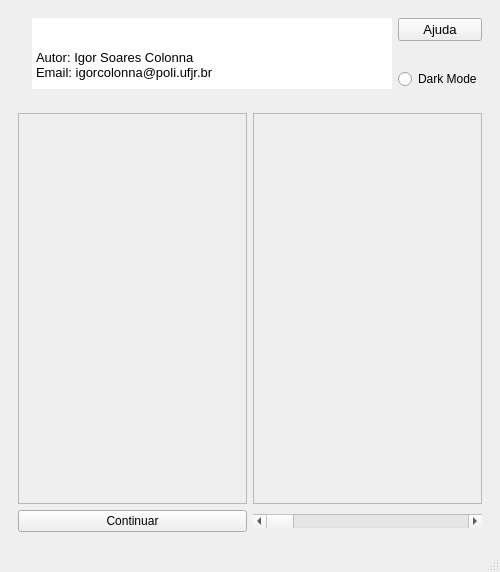
<?xml version="1.0" encoding="UTF-8"?>
<ui version="4.0">
 <author>Igor Soares Colonna</author>
 <class>MainWindow</class>
 <widget class="QMainWindow" name="MainWindow">
  <property name="geometry">
   <rect>
    <x>0</x>
    <y>0</y>
    <width>500</width>
    <height>570</height>
   </rect>
  </property>
  <property name="sizePolicy">
   <sizepolicy hsizetype="Expanding" vsizetype="Preferred">
    <horstretch>0</horstretch>
    <verstretch>0</verstretch>
   </sizepolicy>
  </property>
  <property name="minimumSize">
   <size>
    <width>0</width>
    <height>0</height>
   </size>
  </property>
  <property name="maximumSize">
   <size>
    <width>16777215</width>
    <height>16777215</height>
   </size>
  </property>
  <property name="font">
   <font>
    <family>MS Shell Dlg 2</family>
    <pointsize>10</pointsize>
    <weight>75</weight>
    <bold>true</bold>
   </font>
  </property>
  <property name="windowTitle">
   <string>IIWM Igor Python</string>
  </property>
  <property name="styleSheet">
   <string notr="true">
QWidget#centralwidget,QStatusBar,QMenuBar{
	border-radius: 20px;
}
QLabel#PEB_logo{
	background: transparent;
}
</string>
  </property>
  <property name="tabShape">
   <enum>QTabWidget::Rounded</enum>
  </property>
  <property name="dockNestingEnabled">
   <bool>true</bool>
  </property>
  <property name="dockOptions">
   <set>QMainWindow::AllowNestedDocks|QMainWindow::AllowTabbedDocks|QMainWindow::AnimatedDocks</set>
  </property>
  <widget class="QWidget" name="centralwidget">
   <property name="enabled">
    <bool>true</bool>
   </property>
   <property name="sizePolicy">
    <sizepolicy hsizetype="Expanding" vsizetype="Expanding">
     <horstretch>0</horstretch>
     <verstretch>0</verstretch>
    </sizepolicy>
   </property>
   <property name="minimumSize">
    <size>
     <width>500</width>
     <height>550</height>
    </size>
   </property>
   <property name="maximumSize">
    <size>
     <width>16777215</width>
     <height>16777215</height>
    </size>
   </property>
   <property name="font">
    <font>
     <pointsize>10</pointsize>
     <weight>50</weight>
     <bold>false</bold>
    </font>
   </property>
   <property name="autoFillBackground">
    <bool>false</bool>
   </property>
   <property name="styleSheet">
    <string notr="true"/>
   </property>
   <layout class="QGridLayout" name="gridLayout_2">
    <item row="0" column="0">
     <widget class="QWidget" name="header" native="true">
      <property name="maximumSize">
       <size>
        <width>16777215</width>
        <height>200</height>
       </size>
      </property>
      <property name="font">
       <font>
        <pointsize>10</pointsize>
        <weight>50</weight>
        <bold>false</bold>
       </font>
      </property>
      <layout class="QHBoxLayout" name="horizontalLayout_2">
       <item>
        <widget class="QLabel" name="PEB_logo">
         <property name="maximumSize">
          <size>
           <width>105</width>
           <height>100</height>
          </size>
         </property>
         <property name="font">
          <font>
           <pointsize>10</pointsize>
           <weight>50</weight>
           <bold>false</bold>
          </font>
         </property>
         <property name="autoFillBackground">
          <bool>false</bool>
         </property>
         <property name="frameShape">
          <enum>QFrame::NoFrame</enum>
         </property>
         <property name="text">
          <string/>
         </property>
         <property name="textFormat">
          <enum>Qt::AutoText</enum>
         </property>
         <property name="pixmap">
          <pixmap>Resources/LUS_logo-fotor-bg-remover-20230525152913.png</pixmap>
         </property>
         <property name="scaledContents">
          <bool>true</bool>
         </property>
         <property name="wordWrap">
          <bool>false</bool>
         </property>
         <property name="textInteractionFlags">
          <set>Qt::LinksAccessibleByMouse</set>
         </property>
        </widget>
       </item>
       <item>
        <widget class="QTextBrowser" name="textBrowser">
         <property name="font">
          <font>
           <pointsize>10</pointsize>
           <weight>50</weight>
           <bold>false</bold>
          </font>
         </property>
         <property name="frameShape">
          <enum>QFrame::NoFrame</enum>
         </property>
         <property name="frameShadow">
          <enum>QFrame::Plain</enum>
         </property>
         <property name="html">
          <string>&lt;!DOCTYPE HTML PUBLIC &quot;-//W3C//DTD HTML 4.0//EN&quot; &quot;http://www.w3.org/TR/REC-html40/strict.dtd&quot;&gt;
&lt;html&gt;&lt;head&gt;&lt;meta name=&quot;qrichtext&quot; content=&quot;1&quot; /&gt;&lt;style type=&quot;text/css&quot;&gt;
p, li { white-space: pre-wrap; }
&lt;/style&gt;&lt;/head&gt;&lt;body style=&quot; font-family:'MS Shell Dlg 2'; font-size:10pt; font-weight:400; font-style:normal;&quot;&gt;
&lt;p style=&quot;-qt-paragraph-type:empty; margin-top:0px; margin-bottom:0px; margin-left:0px; margin-right:0px; -qt-block-indent:0; text-indent:0px; font-size:8.25pt;&quot;&gt;&lt;br /&gt;&lt;/p&gt;
&lt;p style=&quot;-qt-paragraph-type:empty; margin-top:0px; margin-bottom:0px; margin-left:0px; margin-right:0px; -qt-block-indent:0; text-indent:0px;&quot;&gt;&lt;br /&gt;&lt;/p&gt;
&lt;p style=&quot; margin-top:0px; margin-bottom:0px; margin-left:0px; margin-right:0px; -qt-block-indent:0; text-indent:0px;&quot;&gt;Autor: Igor Soares Colonna&lt;/p&gt;
&lt;p style=&quot; margin-top:0px; margin-bottom:0px; margin-left:0px; margin-right:0px; -qt-block-indent:0; text-indent:0px;&quot;&gt;Email: igorcolonna@poli.ufjr.br&lt;/p&gt;&lt;/body&gt;&lt;/html&gt;</string>
         </property>
        </widget>
       </item>
       <item>
        <layout class="QVBoxLayout" name="verticalLayout_3">
         <item alignment="Qt::AlignTop">
          <widget class="QPushButton" name="btn_ajuda">
           <property name="font">
            <font>
             <pointsize>10</pointsize>
             <weight>50</weight>
             <bold>false</bold>
            </font>
           </property>
           <property name="text">
            <string>Ajuda</string>
           </property>
          </widget>
         </item>
         <item alignment="Qt::AlignBottom">
          <widget class="QRadioButton" name="Rbtn_style">
           <property name="text">
            <string>Dark Mode</string>
           </property>
          </widget>
         </item>
        </layout>
       </item>
      </layout>
     </widget>
    </item>
    <item row="1" column="0">
     <widget class="QStackedWidget" name="appBody">
      <property name="currentIndex">
       <number>1</number>
      </property>
      <widget class="QWidget" name="Page1">
       <layout class="QGridLayout" name="gridMenuPrincipal">
        <property name="sizeConstraint">
         <enum>QLayout::SetDefaultConstraint</enum>
        </property>
        <property name="leftMargin">
         <number>10</number>
        </property>
        <property name="rightMargin">
         <number>10</number>
        </property>
        <item row="1" column="1">
         <widget class="QLineEdit" name="txt_tamanho_pixel">
          <property name="sizePolicy">
           <sizepolicy hsizetype="Expanding" vsizetype="Fixed">
            <horstretch>0</horstretch>
            <verstretch>0</verstretch>
           </sizepolicy>
          </property>
          <property name="minimumSize">
           <size>
            <width>0</width>
            <height>0</height>
           </size>
          </property>
          <property name="font">
           <font>
            <pointsize>10</pointsize>
            <weight>50</weight>
            <bold>false</bold>
           </font>
          </property>
          <property name="frame">
           <bool>true</bool>
          </property>
          <property name="alignment">
           <set>Qt::AlignLeading|Qt::AlignLeft|Qt::AlignVCenter</set>
          </property>
          <property name="placeholderText">
           <string>0</string>
          </property>
         </widget>
        </item>
        <item row="5" column="0">
         <widget class="QLabel" name="lbl_tipo_filtro">
          <property name="font">
           <font>
            <pointsize>10</pointsize>
            <weight>50</weight>
            <bold>false</bold>
           </font>
          </property>
          <property name="text">
           <string>Tipo de Filtro:</string>
          </property>
         </widget>
        </item>
        <item row="4" column="0">
         <widget class="QLabel" name="lbl_mascaras">
          <property name="font">
           <font>
            <pointsize>10</pointsize>
            <weight>50</weight>
            <bold>false</bold>
           </font>
          </property>
          <property name="text">
           <string>Máscaras:</string>
          </property>
         </widget>
        </item>
        <item row="1" column="0">
         <widget class="QLabel" name="lbl_tamanho_pixel">
          <property name="font">
           <font>
            <pointsize>10</pointsize>
            <weight>50</weight>
            <bold>false</bold>
           </font>
          </property>
          <property name="text">
           <string>Tamanho do Pixel [m]:</string>
          </property>
          <property name="scaledContents">
           <bool>false</bool>
          </property>
         </widget>
        </item>
        <item row="13" column="1">
         <widget class="QLineEdit" name="txt_pasta_salvar">
          <property name="font">
           <font>
            <pointsize>10</pointsize>
            <weight>50</weight>
            <bold>false</bold>
           </font>
          </property>
         </widget>
        </item>
        <item row="3" column="0">
         <widget class="QLabel" name="lbl_imagens">
          <property name="font">
           <font>
            <pointsize>10</pointsize>
            <weight>50</weight>
            <bold>false</bold>
           </font>
          </property>
          <property name="text">
           <string>Imagens:</string>
          </property>
         </widget>
        </item>
        <item row="0" column="0">
         <widget class="QLabel" name="lbl_opcao_funcao_fechamento">
          <property name="minimumSize">
           <size>
            <width>0</width>
            <height>0</height>
           </size>
          </property>
          <property name="maximumSize">
           <size>
            <width>16777215</width>
            <height>16777215</height>
           </size>
          </property>
          <property name="font">
           <font>
            <pointsize>10</pointsize>
            <weight>50</weight>
            <bold>false</bold>
           </font>
          </property>
          <property name="frameShadow">
           <enum>QFrame::Plain</enum>
          </property>
          <property name="text">
           <string>Opção de Função de fechamento:</string>
          </property>
          <property name="textFormat">
           <enum>Qt::PlainText</enum>
          </property>
         </widget>
        </item>
        <item row="14" column="1">
         <widget class="QPushButton" name="btn_continuar">
          <property name="font">
           <font>
            <pointsize>10</pointsize>
            <weight>50</weight>
            <bold>false</bold>
           </font>
          </property>
          <property name="text">
           <string>Continuar</string>
          </property>
         </widget>
        </item>
        <item row="13" column="0">
         <widget class="QLabel" name="lbl_pasta_salvar">
          <property name="font">
           <font>
            <pointsize>10</pointsize>
            <weight>50</weight>
            <bold>false</bold>
           </font>
          </property>
          <property name="text">
           <string>Pasta para Salvar</string>
          </property>
         </widget>
        </item>
        <item row="4" column="1">
         <widget class="QLineEdit" name="txt_selecao_mascaras">
          <property name="sizePolicy">
           <sizepolicy hsizetype="Expanding" vsizetype="Fixed">
            <horstretch>0</horstretch>
            <verstretch>0</verstretch>
           </sizepolicy>
          </property>
          <property name="minimumSize">
           <size>
            <width>0</width>
            <height>0</height>
           </size>
          </property>
          <property name="font">
           <font>
            <pointsize>10</pointsize>
            <weight>50</weight>
            <bold>false</bold>
           </font>
          </property>
          <property name="frame">
           <bool>true</bool>
          </property>
          <property name="alignment">
           <set>Qt::AlignLeading|Qt::AlignLeft|Qt::AlignVCenter</set>
          </property>
          <property name="placeholderText">
           <string/>
          </property>
         </widget>
        </item>
        <item row="0" column="1">
         <widget class="QComboBox" name="cmb_opcao_funcao_fechamento">
          <property name="sizePolicy">
           <sizepolicy hsizetype="Expanding" vsizetype="Fixed">
            <horstretch>0</horstretch>
            <verstretch>0</verstretch>
           </sizepolicy>
          </property>
          <property name="minimumSize">
           <size>
            <width>0</width>
            <height>0</height>
           </size>
          </property>
          <property name="maximumSize">
           <size>
            <width>16777215</width>
            <height>16777215</height>
           </size>
          </property>
          <property name="font">
           <font>
            <pointsize>10</pointsize>
            <weight>50</weight>
            <bold>false</bold>
           </font>
          </property>
          <property name="editable">
           <bool>false</bool>
          </property>
          <property name="currentText">
           <string>hull</string>
          </property>
          <property name="currentIndex">
           <number>0</number>
          </property>
          <property name="maxVisibleItems">
           <number>2</number>
          </property>
          <property name="insertPolicy">
           <enum>QComboBox::InsertAlphabetically</enum>
          </property>
          <property name="sizeAdjustPolicy">
           <enum>QComboBox::AdjustToContents</enum>
          </property>
          <property name="iconSize">
           <size>
            <width>16</width>
            <height>16</height>
           </size>
          </property>
          <property name="frame">
           <bool>true</bool>
          </property>
          <property name="modelColumn">
           <number>0</number>
          </property>
          <item>
           <property name="text">
            <string>hull</string>
           </property>
          </item>
          <item>
           <property name="text">
            <string>linear</string>
           </property>
          </item>
         </widget>
        </item>
        <item row="6" column="1">
         <widget class="QLineEdit" name="txt_nivel_processamento">
          <property name="sizePolicy">
           <sizepolicy hsizetype="Expanding" vsizetype="Fixed">
            <horstretch>0</horstretch>
            <verstretch>0</verstretch>
           </sizepolicy>
          </property>
          <property name="minimumSize">
           <size>
            <width>0</width>
            <height>0</height>
           </size>
          </property>
          <property name="font">
           <font>
            <pointsize>10</pointsize>
            <weight>50</weight>
            <bold>false</bold>
           </font>
          </property>
          <property name="frame">
           <bool>true</bool>
          </property>
          <property name="alignment">
           <set>Qt::AlignLeading|Qt::AlignLeft|Qt::AlignVCenter</set>
          </property>
          <property name="placeholderText">
           <string>2</string>
          </property>
         </widget>
        </item>
        <item row="7" column="1">
         <widget class="QLineEdit" name="txt_camada_tumor">
          <property name="sizePolicy">
           <sizepolicy hsizetype="Expanding" vsizetype="Fixed">
            <horstretch>0</horstretch>
            <verstretch>0</verstretch>
           </sizepolicy>
          </property>
          <property name="minimumSize">
           <size>
            <width>0</width>
            <height>0</height>
           </size>
          </property>
          <property name="font">
           <font>
            <pointsize>10</pointsize>
            <weight>50</weight>
            <bold>false</bold>
           </font>
          </property>
          <property name="frame">
           <bool>true</bool>
          </property>
          <property name="alignment">
           <set>Qt::AlignLeading|Qt::AlignLeft|Qt::AlignVCenter</set>
          </property>
          <property name="placeholderText">
           <string>Tumor</string>
          </property>
         </widget>
        </item>
        <item row="2" column="0">
         <widget class="QLabel" name="lbl_comprimento_voxel">
          <property name="font">
           <font>
            <pointsize>10</pointsize>
            <weight>50</weight>
            <bold>false</bold>
           </font>
          </property>
          <property name="text">
           <string>Comprimento do Voxel [m]:</string>
          </property>
         </widget>
        </item>
        <item row="3" column="2">
         <widget class="QToolButton" name="btn_selecao_imagens">
          <property name="font">
           <font>
            <pointsize>10</pointsize>
            <weight>50</weight>
            <bold>false</bold>
           </font>
          </property>
          <property name="text">
           <string>...</string>
          </property>
         </widget>
        </item>
        <item row="5" column="1">
         <widget class="QComboBox" name="cmb_tipo_de_filtro">
          <property name="minimumSize">
           <size>
            <width>0</width>
            <height>0</height>
           </size>
          </property>
          <property name="maximumSize">
           <size>
            <width>16777215</width>
            <height>16777215</height>
           </size>
          </property>
          <property name="font">
           <font>
            <pointsize>10</pointsize>
            <weight>50</weight>
            <bold>false</bold>
           </font>
          </property>
          <property name="editable">
           <bool>false</bool>
          </property>
          <property name="currentText">
           <string>None</string>
          </property>
          <property name="currentIndex">
           <number>0</number>
          </property>
          <property name="maxVisibleItems">
           <number>2</number>
          </property>
          <property name="insertPolicy">
           <enum>QComboBox::InsertAlphabetically</enum>
          </property>
          <property name="sizeAdjustPolicy">
           <enum>QComboBox::AdjustToContents</enum>
          </property>
          <property name="iconSize">
           <size>
            <width>16</width>
            <height>16</height>
           </size>
          </property>
          <property name="frame">
           <bool>true</bool>
          </property>
          <property name="modelColumn">
           <number>0</number>
          </property>
          <item>
           <property name="text">
            <string>None</string>
           </property>
          </item>
          <item>
           <property name="text">
            <string>Median</string>
           </property>
          </item>
          <item>
           <property name="text">
            <string>Wavelet</string>
           </property>
          </item>
         </widget>
        </item>
        <item row="2" column="1">
         <widget class="QLineEdit" name="txt_comprimento_voxel">
          <property name="sizePolicy">
           <sizepolicy hsizetype="Expanding" vsizetype="Fixed">
            <horstretch>0</horstretch>
            <verstretch>0</verstretch>
           </sizepolicy>
          </property>
          <property name="minimumSize">
           <size>
            <width>0</width>
            <height>0</height>
           </size>
          </property>
          <property name="font">
           <font>
            <pointsize>10</pointsize>
            <weight>50</weight>
            <bold>false</bold>
           </font>
          </property>
          <property name="text">
           <string/>
          </property>
          <property name="frame">
           <bool>true</bool>
          </property>
          <property name="alignment">
           <set>Qt::AlignLeading|Qt::AlignLeft|Qt::AlignVCenter</set>
          </property>
          <property name="placeholderText">
           <string>0</string>
          </property>
         </widget>
        </item>
        <item row="7" column="0">
         <widget class="QLabel" name="lbl_camada_tumor">
          <property name="font">
           <font>
            <pointsize>10</pointsize>
            <weight>50</weight>
            <bold>false</bold>
           </font>
          </property>
          <property name="text">
           <string>Camada do Tumor:</string>
          </property>
         </widget>
        </item>
        <item row="13" column="2">
         <widget class="QToolButton" name="btn_pasta_salvar">
          <property name="font">
           <font>
            <pointsize>10</pointsize>
            <weight>50</weight>
            <bold>false</bold>
           </font>
          </property>
          <property name="text">
           <string>...</string>
          </property>
         </widget>
        </item>
        <item row="4" column="2">
         <widget class="QToolButton" name="btn_selecao_mascaras">
          <property name="font">
           <font>
            <pointsize>10</pointsize>
            <weight>50</weight>
            <bold>false</bold>
           </font>
          </property>
          <property name="text">
           <string>...</string>
          </property>
         </widget>
        </item>
        <item row="6" column="0">
         <widget class="QLabel" name="lbl_nivel_processamento">
          <property name="font">
           <font>
            <pointsize>10</pointsize>
            <weight>50</weight>
            <bold>false</bold>
           </font>
          </property>
          <property name="text">
           <string>Nível de Processamento:</string>
          </property>
         </widget>
        </item>
        <item row="3" column="1">
         <widget class="QLineEdit" name="txt_selecao_imagens">
          <property name="sizePolicy">
           <sizepolicy hsizetype="Expanding" vsizetype="Fixed">
            <horstretch>0</horstretch>
            <verstretch>0</verstretch>
           </sizepolicy>
          </property>
          <property name="minimumSize">
           <size>
            <width>0</width>
            <height>0</height>
           </size>
          </property>
          <property name="font">
           <font>
            <pointsize>10</pointsize>
            <weight>50</weight>
            <bold>false</bold>
           </font>
          </property>
          <property name="frame">
           <bool>true</bool>
          </property>
          <property name="alignment">
           <set>Qt::AlignLeading|Qt::AlignLeft|Qt::AlignVCenter</set>
          </property>
          <property name="placeholderText">
           <string/>
          </property>
         </widget>
        </item>
        <item row="10" column="0">
         <widget class="QRadioButton" name="chk_editar_mascaras_livewire">
          <property name="font">
           <font>
            <pointsize>10</pointsize>
            <weight>50</weight>
            <bold>false</bold>
           </font>
          </property>
          <property name="text">
           <string>Editar máscaras com LiveWire</string>
          </property>
          <property name="autoExclusive">
           <bool>false</bool>
          </property>
         </widget>
        </item>
        <item row="9" column="0">
         <widget class="QRadioButton" name="chk_salvar_conteudo">
          <property name="font">
           <font>
            <pointsize>10</pointsize>
            <weight>50</weight>
            <bold>false</bold>
           </font>
          </property>
          <property name="text">
           <string>Salvar Conteúdo</string>
          </property>
          <property name="autoExclusive">
           <bool>false</bool>
          </property>
         </widget>
        </item>
        <item row="8" column="0">
         <widget class="QRadioButton" name="chk_index_camada">
          <property name="font">
           <font>
            <pointsize>10</pointsize>
            <weight>50</weight>
            <bold>false</bold>
           </font>
          </property>
          <property name="text">
           <string>Index da Camada</string>
          </property>
          <property name="shortcut">
           <string/>
          </property>
          <property name="checkable">
           <bool>true</bool>
          </property>
          <property name="checked">
           <bool>false</bool>
          </property>
          <property name="autoExclusive">
           <bool>false</bool>
          </property>
         </widget>
        </item>
        <item row="11" column="0">
         <widget class="QRadioButton" name="chk_cortar_imagens">
          <property name="font">
           <font>
            <pointsize>10</pointsize>
            <weight>50</weight>
            <bold>false</bold>
           </font>
          </property>
          <property name="text">
           <string>Cortar Imagens</string>
          </property>
          <property name="autoExclusive">
           <bool>false</bool>
          </property>
         </widget>
        </item>
        <item row="12" column="0">
         <widget class="QRadioButton" name="chk_contorno_ativo">
          <property name="font">
           <font>
            <pointsize>10</pointsize>
            <weight>50</weight>
            <bold>false</bold>
           </font>
          </property>
          <property name="text">
           <string>Contorno Ativo</string>
          </property>
          <property name="autoExclusive">
           <bool>false</bool>
          </property>
         </widget>
        </item>
       </layout>
      </widget>
      <widget class="QWidget" name="Page2">
       <layout class="QGridLayout" name="gridLayout">
        <item row="1" column="0">
         <widget class="QPushButton" name="btn_livewire">
          <property name="text">
           <string>Continuar</string>
          </property>
         </widget>
        </item>
        <item row="0" column="1">
         <widget class="QFrame" name="frame">
          <property name="frameShape">
           <enum>QFrame::StyledPanel</enum>
          </property>
          <property name="frameShadow">
           <enum>QFrame::Sunken</enum>
          </property>
          <property name="lineWidth">
           <number>3</number>
          </property>
          <layout class="QHBoxLayout" name="horizontalLayout">
           <item>
            <widget class="QLabel" name="currentImg">
             <property name="sizePolicy">
              <sizepolicy hsizetype="Expanding" vsizetype="Expanding">
               <horstretch>0</horstretch>
               <verstretch>0</verstretch>
              </sizepolicy>
             </property>
             <property name="frameShape">
              <enum>QFrame::NoFrame</enum>
             </property>
             <property name="text">
              <string/>
             </property>
             <property name="alignment">
              <set>Qt::AlignCenter</set>
             </property>
            </widget>
           </item>
          </layout>
         </widget>
        </item>
        <item row="0" column="0">
         <widget class="QScrollArea" name="scrollArea">
          <property name="sizePolicy">
           <sizepolicy hsizetype="Expanding" vsizetype="Expanding">
            <horstretch>0</horstretch>
            <verstretch>0</verstretch>
           </sizepolicy>
          </property>
          <property name="maximumSize">
           <size>
            <width>300</width>
            <height>16777215</height>
           </size>
          </property>
          <property name="widgetResizable">
           <bool>true</bool>
          </property>
          <widget class="QWidget" name="scrollAreaCHKs">
           <property name="geometry">
            <rect>
             <x>0</x>
             <y>0</y>
             <width>227</width>
             <height>359</height>
            </rect>
           </property>
           <property name="sizePolicy">
            <sizepolicy hsizetype="MinimumExpanding" vsizetype="Preferred">
             <horstretch>0</horstretch>
             <verstretch>0</verstretch>
            </sizepolicy>
           </property>
           <layout class="QGridLayout" name="gridLayout_3"/>
          </widget>
         </widget>
        </item>
        <item row="1" column="1">
         <widget class="QScrollBar" name="scrollbar_mask">
          <property name="sliderPosition">
           <number>0</number>
          </property>
          <property name="orientation">
           <enum>Qt::Horizontal</enum>
          </property>
         </widget>
        </item>
       </layout>
      </widget>
      <widget class="QWidget" name="Page3">
       <layout class="QGridLayout" name="gridLayout_4">
        <item row="2" column="0">
         <widget class="QPushButton" name="btn_crop">
          <property name="text">
           <string>Recortar</string>
          </property>
         </widget>
        </item>
        <item row="1" column="0">
         <widget class="QScrollBar" name="scrollbar_crop">
          <property name="orientation">
           <enum>Qt::Horizontal</enum>
          </property>
         </widget>
        </item>
        <item row="0" column="0">
         <widget class="QWidget" name="plotWidget" native="true"/>
        </item>
       </layout>
      </widget>
     </widget>
    </item>
   </layout>
  </widget>
  <widget class="QStatusBar" name="statusbar">
   <property name="sizeGripEnabled">
    <bool>true</bool>
   </property>
  </widget>
 </widget>
 <resources/>
 <connections>
  <connection>
   <sender>btn_ajuda</sender>
   <signal>clicked()</signal>
   <receiver>MainWindow</receiver>
   <slot>button_clicked()</slot>
   <hints>
    <hint type="sourcelabel">
     <x>480</x>
     <y>42</y>
    </hint>
    <hint type="destinationlabel">
     <x>249</x>
     <y>274</y>
    </hint>
   </hints>
  </connection>
  <connection>
   <sender>Rbtn_style</sender>
   <signal>toggled(bool)</signal>
   <receiver>MainWindow</receiver>
   <slot>btn_style()</slot>
   <hints>
    <hint type="sourcelabel">
     <x>480</x>
     <y>116</y>
    </hint>
    <hint type="destinationlabel">
     <x>249</x>
     <y>274</y>
    </hint>
   </hints>
  </connection>
  <connection>
   <sender>btn_selecao_imagens</sender>
   <signal>clicked()</signal>
   <receiver>MainWindow</receiver>
   <slot>button_clicked()</slot>
   <hints>
    <hint type="sourcelabel">
     <x>467</x>
     <y>228</y>
    </hint>
    <hint type="destinationlabel">
     <x>249</x>
     <y>284</y>
    </hint>
   </hints>
  </connection>
  <connection>
   <sender>btn_pasta_salvar</sender>
   <signal>clicked()</signal>
   <receiver>MainWindow</receiver>
   <slot>button_clicked()</slot>
   <hints>
    <hint type="sourcelabel">
     <x>467</x>
     <y>498</y>
    </hint>
    <hint type="destinationlabel">
     <x>249</x>
     <y>284</y>
    </hint>
   </hints>
  </connection>
  <connection>
   <sender>btn_continuar</sender>
   <signal>clicked()</signal>
   <receiver>MainWindow</receiver>
   <slot>button_clicked()</slot>
   <hints>
    <hint type="sourcelabel">
     <x>334</x>
     <y>527</y>
    </hint>
    <hint type="destinationlabel">
     <x>249</x>
     <y>284</y>
    </hint>
   </hints>
  </connection>
  <connection>
   <sender>btn_selecao_mascaras</sender>
   <signal>clicked()</signal>
   <receiver>MainWindow</receiver>
   <slot>button_clicked()</slot>
   <hints>
    <hint type="sourcelabel">
     <x>467</x>
     <y>256</y>
    </hint>
    <hint type="destinationlabel">
     <x>249</x>
     <y>284</y>
    </hint>
   </hints>
  </connection>
  <connection>
   <sender>scrollbar_mask</sender>
   <signal>sliderMoved(int)</signal>
   <receiver>MainWindow</receiver>
   <slot>atualizaImagem()</slot>
   <hints>
    <hint type="sourcelabel">
     <x>402</x>
     <y>520</y>
    </hint>
    <hint type="destinationlabel">
     <x>249</x>
     <y>284</y>
    </hint>
   </hints>
  </connection>
  <connection>
   <sender>scrollbar_crop</sender>
   <signal>sliderMoved(int)</signal>
   <receiver>MainWindow</receiver>
   <slot>atualizaImagem()</slot>
   <hints>
    <hint type="sourcelabel">
     <x>249</x>
     <y>494</y>
    </hint>
    <hint type="destinationlabel">
     <x>249</x>
     <y>284</y>
    </hint>
   </hints>
  </connection>
  <connection>
   <sender>btn_crop</sender>
   <signal>clicked()</signal>
   <receiver>MainWindow</receiver>
   <slot>button_clicked()</slot>
   <hints>
    <hint type="sourcelabel">
     <x>249</x>
     <y>520</y>
    </hint>
    <hint type="destinationlabel">
     <x>249</x>
     <y>284</y>
    </hint>
   </hints>
  </connection>
 </connections>
 <slots>
  <slot>button_clicked()</slot>
  <slot>btn_style()</slot>
  <slot>atualizaImagem()</slot>
 </slots>
</ui>
